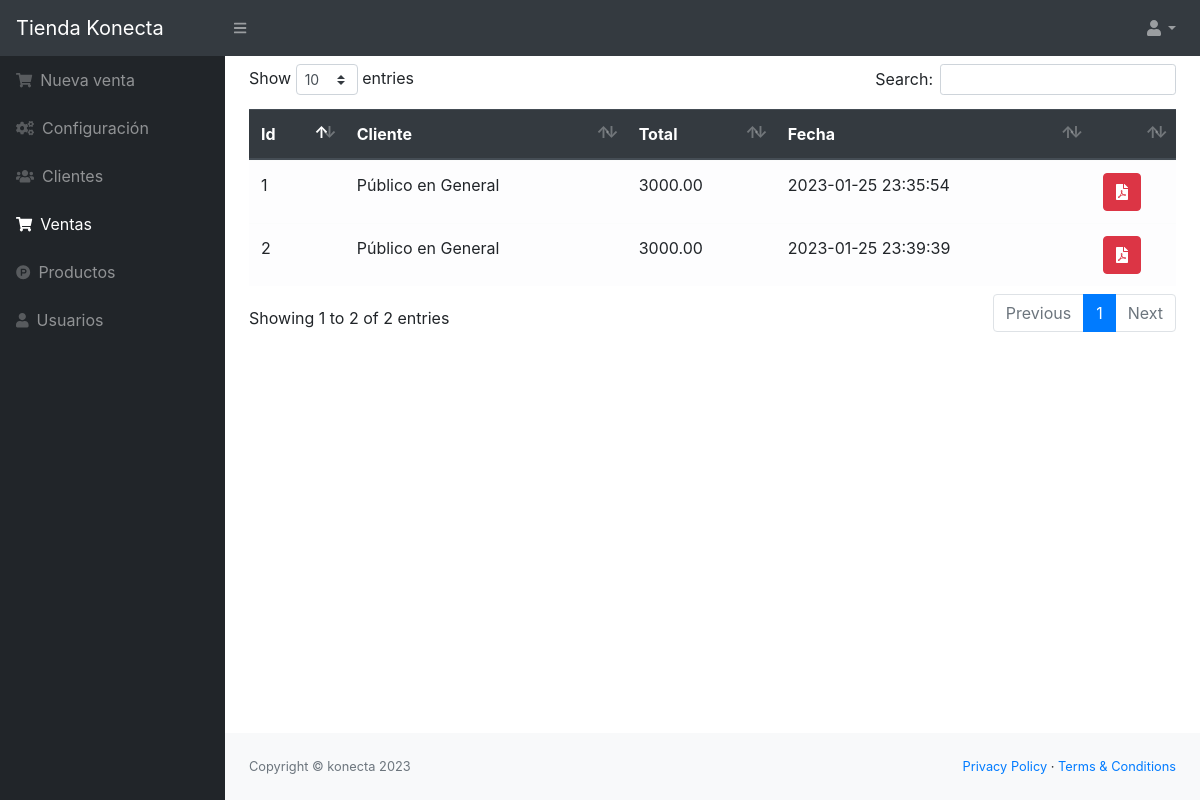
Page /src/lista_ventas.php (signed in) on the earlier database version.
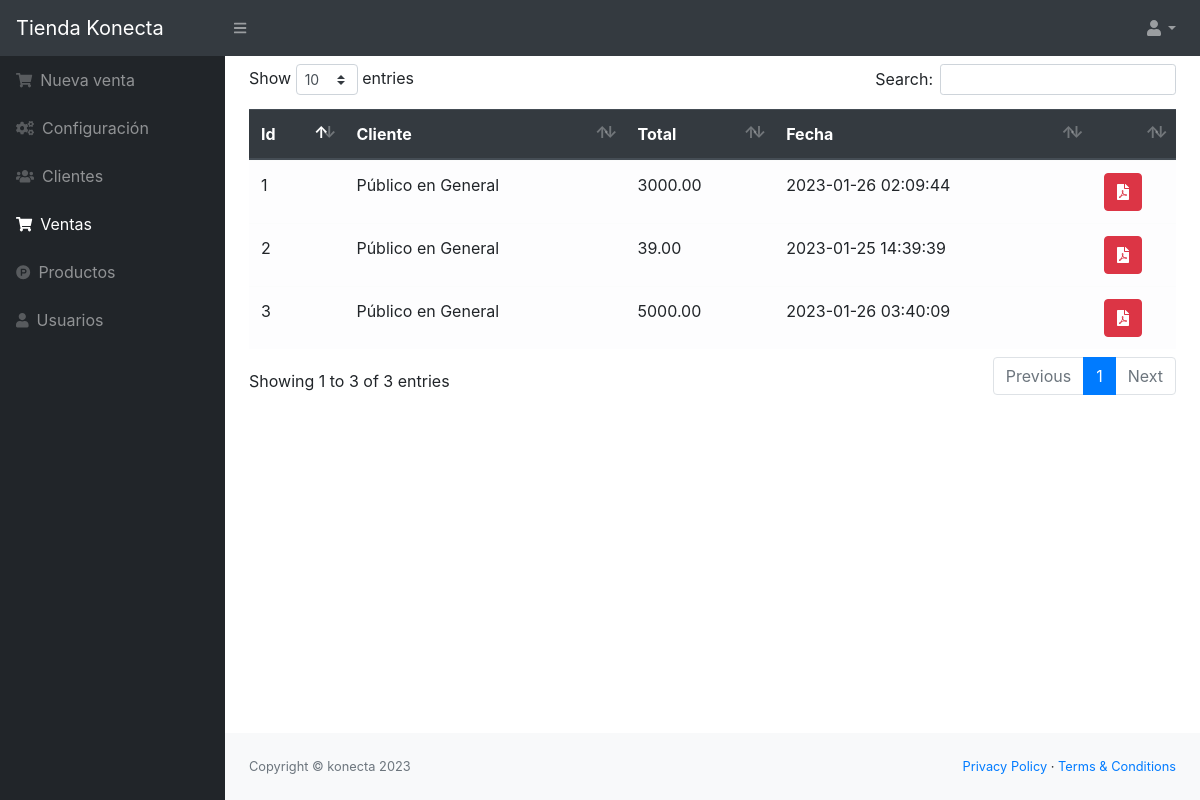
Same page on the later database version.
### tables this page shows
CREATE TABLE `ventas` (
  `id` int(11) NOT NULL,
  `id_cliente` int(11) NOT NULL,
  `total` decimal(10,2) NOT NULL,
  `id_usuario` int(11) NOT NULL,
  `fecha` timestamp NOT NULL DEFAULT current_timestamp() ON UPDATE current_timestamp()
);

CREATE TABLE `cliente` (
  `idcliente` int(11) NOT NULL,
  `nombre` varchar(100) NOT NULL,
  `telefono` varchar(15) NOT NULL,
  `direccion` varchar(200) NOT NULL,
  `usuario_id` int(11) NOT NULL,
  `estado` int(11) NOT NULL DEFAULT 1
);

### src/lista_ventas.php (the view, shortened to what this page needs)
<?php
include_once "includes/header.php";
require_once "../conexion.php";
$query = mysqli_query($conexion, "SELECT v.*, c.idcliente, c.nombre FROM ventas v INNER JOIN cliente c ON v.id_cliente = c.idcliente");
?>
<table class="table table-light" id="tbl">
    <thead class="thead-dark">
        <tr>
            <th>Id</th>
            <th>Cliente</th>
            <th>Total</th>
            <th>Fecha</th>
            <th></th>
        </tr>
    </thead>
    <tbody>
        <?php while ($row = mysqli_fetch_assoc($query)) { ?>
            <tr>
                <td><?php echo $row['id']; ?></td>
                <td><?php echo $row['nombre']; ?></td>
                <td><?php echo $row['total']; ?></td>
                <td><?php echo $row['fecha']; ?></td>
                <td>
                    <a href="pdf/generar.php?cl=<?php echo $row['id_cliente'] ?>&v=<?php echo $row['id'] ?>" target="_blank" class="btn btn-danger"><i class="fas fa-file-pdf"></i></a>
                </td>
            </tr>
        <?php } ?>
    </tbody>
</table>
<?php include_once "includes/footer.php"; ?>

### src/includes/header.php (shortened to what this page needs)
<!DOCTYPE html>
<html lang="en">
<head>
    <link href="../assets/css/styles.css" rel="stylesheet" />
    <link href="../assets/css/dataTables.bootstrap4.min.css" rel="stylesheet" />
    <link rel="stylesheet" href="../assets/js/jquery-ui/jquery-ui.min.css">
</head>
<body class="sb-nav-fixed">
    <nav class="sb-topnav navbar navbar-expand navbar-dark bg-dark">
        <a class="navbar-brand" href="index.php">Tienda Konecta</a>
        <button class="btn btn-link btn-sm order-1 order-lg-0" id="sidebarToggle" href="#"><i class="fas fa-bars"></i></button>
        <ul class="navbar-nav ml-auto">
            <li class="nav-item dropdown">
                <a class="nav-link dropdown-toggle" id="userDropdown" href="#" role="button" data-toggle="dropdown" aria-haspopup="true" aria-expanded="false"><i class="fas fa-user fa-fw"></i></a>
            </li>
        </ul>
    </nav>
    <div id="layoutSidenav">
        <div id="layoutSidenav_nav">
            <nav class="sb-sidenav accordion sb-sidenav-dark" id="sidenavAccordion">
                <div class="sb-sidenav-menu">
                    <div class="nav">
                        <a class="nav-link" href="ventas.php">
                            <div class="sb-nav-link-icon"><i class="fas fa-shopping-cart"></i></div>
                            Nueva venta
                        </a>
                        <a class="nav-link" href="config.php">
                            <div class="sb-nav-link-icon"><i class="fas fa-cogs"></i></div>
                            Configuración
                        </a>
                        <a class="nav-link" href="clientes.php">
                            <div class="sb-nav-link-icon"><i class="fas fa-users"></i></div>
                            Clientes
                        </a>
                        <a class="nav-link" href="lista_ventas.php">
                            <div class="sb-nav-link-icon"><i class="fas fa-shopping-cart"></i></div>
                            Ventas
                        </a>
                        <a class="nav-link" href="productos.php">
                            <div class="sb-nav-link-icon"><i class="fab fa-product-hunt"></i></div>
                            Productos
                        </a>
                        <a class="nav-link" href="usuarios.php">
                            <div class="sb-nav-link-icon"><i class="fas fa-user"></i></div>
                            Usuarios
                        </a>
                    </div>
                </div>
            </nav>
        </div>
        <div id="layoutSidenav_content">
            <main>
                <div class="container-fluid mt-2">

Differences in the rows shown:
changed ventas id 1: fecha "2023-01-25 23:35:54" → "2023-01-26 02:09:44"
changed ventas id 2: total "3000.00" → "39.00"; fecha "2023-01-25 23:39:39" → "2023-01-25 14:39:39"
added ventas: id "3", id_cliente.nombre "Público en General", total "5000.00", fecha "2023-01-26 03:40:09"
Other differences:
text written by a page script: "Show entries Search: Showing 1 to 2 of 2 entries Previous 1 Next" → "Show entries Search: Showing 1 to 3 of 3 entries Previous 1 Next"
